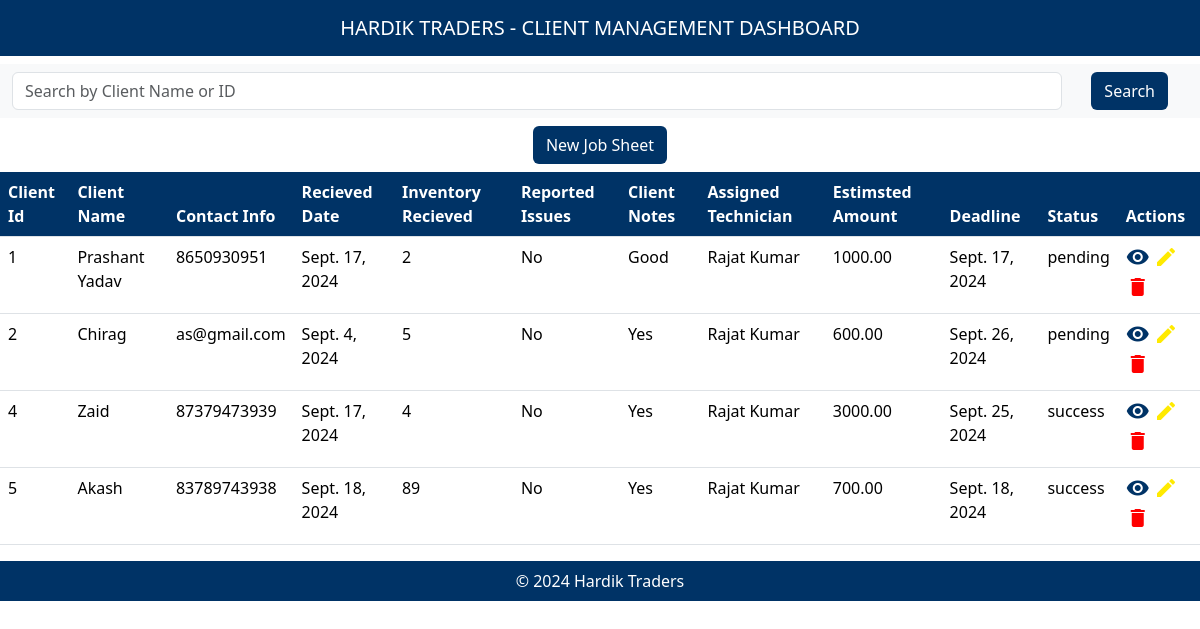
The page / on the database its author committed.
### crud/models.py (models this page shows, shortened)
class Employee(models.Model):
    client_id = models.CharField(max_length=100)
    client_name = models.CharField(max_length=100)
    contact_info = models.CharField(max_length=10)
    received_date = models.DateField()
    inventory_received = models.CharField(max_length=100)
    reported_issues = models.TextField()
    client_notes = models.TextField()
    assigned_technician = models.CharField(max_length=100)
    estimated_amount = models.DecimalField(max_digits=10, decimal_places=2)
    deadline = models.DateField()
    status = models.CharField(max_length=50)

### main/views.py (the view)
# urls.py: 2. Add a URL to urlpatterns:  path('', views.home, name='home')
def home(request):
    emp = Employee.objects.all()
    data={
        'emp':emp,
    }
    return render(request,'home.html',data)

### templates/home.html (shortened to what this page needs)
<!doctype html>
<html lang="en">
<head>
    <link rel="stylesheet" href="https://maxcdn.bootstrapcdn.com/font-awesome/4.7.0/css/font-awesome.min.css">
    <link href="https://cdn.jsdelivr.net/npm/bootstrap@5.3.3/dist/css/bootstrap.min.css" rel="stylesheet"
>
</head>
<body>
    <header>
        <h5 style="background: rgb(0, 51, 102); color: white; padding: 1rem; text-align: center;">HARDIK TRADERS -
            CLIENT MANAGEMENT DASHBOARD</h5>
    </header>
    <div class="search">
        <nav class="navbar bg-body-tertiary">
            <div class="container-fluid">
                <form  class="d-flex " role="search" style="width: 90%;" action="/search" method="get">
                    <input class="form-control me-2 " type="search" placeholder="Search by Client Name or ID"
                        aria-label="Search" name='query'>
                    <button class="btn" type="submit"
                        style="position: fixed; right: 2rem; background-color: rgb(0, 51, 102); color: white;">Search</button>
                </form>
            </div>
        </nav>
    </div>
    <div class="new-sheet d-flex justify-content-center my-2">
        <a href="#addEmployeeModal" class="btn" data-bs-toggle="modal"
            style=" background-color: rgb(0, 51, 102); color: white;">
            New Job Sheet
        </a>
    </div>
    <table class="table">
        <thead>
            <tr>
                <th>Client Id</th>
                <th>Client Name</th>
                <th>Contact Info</th>
                <th>Recieved Date</th>
                <th>Inventory Recieved</th>
                <th>Reported Issues</th>
                <th>Client Notes</th>
                <th>Assigned Technician</th>
                <th>Estimsted Amount </th>
                <th>Deadline</th>
                <th>Status</th>
                <th>Actions</th>
            </tr>
        </thead>
        <tbody>
            {% for i in emp %}
            <tr>
                <td>{{i.client_id}}</td>
                <td>{{i.client_name}}</td>
                <td>{{i.contact_info}}</td>
                <td>{{i.received_date}}</td>
                <td>{{i.inventory_received}}</td>
                <td>{{i.reported_issues}}</td>
                <td>{{i.client_notes}}</td>
                <td>{{i.assigned_technician}}</td>
                <td>{{i.estimated_amount}}</td>
                <td>{{i.deadline}}</td>
                <td>{{i.status}}</td>
                <td>
                    <a href="{% url 'view' i.id %}" data-bs-target="#viewEmployeeModal-{{ forloop.counter }}" class="view" data-bs-toggle="modal"><i class="material-icons" data-toggle="tooltip"
                            title="View" style="color:rgb(0, 51, 102) ;">&#xE417;</i></a>
                    <a href="#editEmployeeModal-{{forloop.counter}}" class="edit" data-bs-toggle="modal"><i class="material-icons"
                            data-toggle="tooltip" title="Edit" style="color: rgb(255, 234, 0);">&#xE254;</i></a>
                    <a href="#deleteEmployeeModal-{{forloop.counter}}" class="delete" data-bs-toggle="modal"><i class="material-icons"
                            data-toggle="tooltip" title="Delete" style="color: red;">&#xE872;</i></a>
                </td>
            </tr>
            {% endfor %}
        </tbody>
    </table>
    <footer>
        <p style="background: rgb(0, 51, 102); color: white; padding: 0.5rem; text-align: center;"> &#169; 2024 Hardik
            Traders</p>
    </footer>
</body>
</html>

### templates/home.html (style rules this page uses)
th { background-color: rgb(0, 51, 102) !important; color: white !important; }

### rows shown on the page
Employee: client_id "1", client_name "Prashant Yadav", contact_info "8650930951", received_date "Sept. 17, 2024", inventory_received "2", reported_issues "No", client_notes "Good", assigned_technician "Rajat Kumar", estimated_amount "1000.00", deadline "Sept. 17, 2024", status "pending"
Employee: client_id "2", client_name "Chirag", contact_info "as@gmail.com", received_date "Sept. 4, 2024", inventory_received "5", reported_issues "No", client_notes "Yes", assigned_technician "Rajat Kumar", estimated_amount "600.00", deadline "Sept. 26, 2024", status "pending"
Employee: client_id "4", client_name "Zaid", contact_info "87379473939", received_date "Sept. 17, 2024", inventory_received "4", reported_issues "No", client_notes "Yes", assigned_technician "Rajat Kumar", estimated_amount "3000.00", deadline "Sept. 25, 2024", status "success"
Employee: client_id "5", client_name "Akash", contact_info "83789743938", received_date "Sept. 18, 2024", inventory_received "89", reported_issues "No", client_notes "Yes", assigned_technician "Rajat Kumar", estimated_amount "700.00", deadline "Sept. 18, 2024", status "success"
